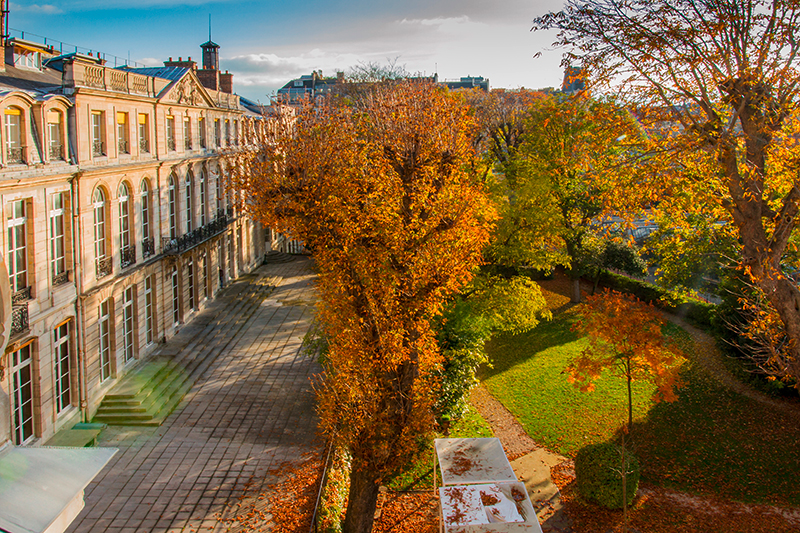
#> input picture TP-python-numerique/data/les-mines.jpg, 800 x 533 px
$ python TP-images-1.py
#> lines starting #> are read from the running program, lines starting #| are printed output that depends on the picture
import numpy as np
import matplotlib.pyplot as plt

# Exercice 1

# Création de tableau puis affichage en image.
"""
T=np.empty((91,91,3))
T=np.array(T,dtype=np.int16)

print(T.dtype)
print(T)

T[:,:]=[0,255,0]

T[::10]=[0,0,255]
T[:,::10]=[0,0,255]


plt.imshow(T)
plt.show()

print(T[0,0],T[-1,-1])


# Lecture d'une image en couleur
IMAGE=plt.imread("data/les-mines.jpg")
IMAGECOPIE=IMAGE.copy()
plt.imshow(IMAGECOPIE)
#plt.show()
print(IMAGECOPIE.flags.writeable)
print(type(IMAGECOPIE)) #C'est un ndarray
#Pour trouver sa dimension, on peut donc utiliser .shape
print(IMAGECOPIE.shape) #-> 533 pixels par 800
print(IMAGECOPIE.nbytes/(IMAGECOPIE.shape[0]*IMAGECOPIE.shape[1])) #-> 3 bytes par pixel
print(IMAGECOPIE.dtype) #-> entiers uint8 (sur 8bits)
print(IMAGECOPIE.min(), IMAGECOPIE.max()) #-> 0 et 255 sont les minimum et maximum atteints

plt.imshow(IMAGECOPIE[:10,:10,:])
#plt.show()


# Accès à des parties d'image

h=5 #facteur de compression à régler à notre guise
plt.imshow(IMAGECOPIE[:,::h,:])
#plt.show()

def isoler_rectangle_central(l,c):
    nombre_lignes,nombre_colonnes=IMAGECOPIE.shape[0],IMAGECOPIE.shape[1]
    print(IMAGECOPIE.shape)
    lc=nombre_lignes//2 #ligne centrale
    cc=nombre_colonnes//2 #colonne centrale
    print(lc-l//2, lc+l-l//2,cc-c//2, cc+c-c//2)
    plt.imshow(IMAGECOPIE[max(lc-l//2,0):min(lc+l-(l//2),nombre_lignes-1),max(cc-c//2,0):min(cc+c-(c//2),nombre_colonnes-1)])
    #on sélectionne par slicing le rectangle voulu. Les min et max servent à ne pas dépasser les dimensions de l'image, donc éviter le "out of range"
    plt.show()

#isoler_rectangle_central(10,20)


# Canaux RGB de l'image

im=plt.imread("data/les-mines.jpg")
image=im.copy()

image_red=image[:,:,0]
image_green=image[:,:,1]
image_blue=image[:,:,2]
#sélection des première, deuxième et troisième composantes de chaque pixel, pour toutes les lignes, pour toutes les colonnes

print(image_red.shape)

plt.imshow(image_blue,cmap='Blues') #sans le cmap, imshow comprend les valeurs de pixels désormais entre 0 et 255 comme des niveaux de gris. Il les affiche en niveaux de cyan ... On corrige en lui indiquant: niveaux de bleus 'Blues' ici.
#plt.show()

imagecopie=image.copy()

#remplacement du carré en bas à droite par un uni de couleur ... cette couleur est un rose délavé

imagecopie[-201:-1,-201:-1]=[219, 112, 147]
plt.imshow(imagecopie)
#plt.show()

imagecopie[-201:-1,-201:-1]=[255,255,255]
imagecopie[-201:-1:2,-201:-1]=[255,0,0]
plt.imshow(imagecopie[-21:-1,-21:-1])
plt.show()


# Transparence des images

im2=plt.imread("data/les-mines.jpg")
h,l=im2.shape[0],im2.shape[1]

Tab=np.empty((h,l,4),np.uint16)

Tab[:,:,:3]=im2[:]
Tab[:,:,3]=128

plt.imshow(Tab)
plt.show() #Affiche l'image en transparence à environ 50% (128/255)

"""
# Image en niveau de gris en float

im3=plt.imread("data/les-mines.jpg")
#> im3 is the input picture: shape (533, 800, 3); mean R, G, B 128.6, 103.3, 64.7
im3copie=im3.copy()
im3copie=im3copie/255
# [11 lines of commented-out code are left out]

h,l=im3copie.shape[0],im3copie.shape[1]
#> h = 533; l = 800

im3grisa=im3copie.copy() # Préparation de im3 en niveau de gris, donc à seulement 1 paramètre par pixel
im3grisa.mean(axis=2) # On moyenne les valeurs RGB des pixels, soit la 3e dimension du ndarray, avec la fonction d'agrégation np.mean.
# Ceci supprime la dernière dimension: im3grisa est devenu un ndarray à 2 dimensions (hauteur, largeur)
print(im3grisa) # Visiblement la ligne précédente ne change rien à im3grisa ... Je ne comprends pas mon erreur.
#> (printed output is left out)
#plt.imshow(im3grisa)
#plt.show()

# b. Par correction Y

# Méthode proposée: appliquer les poids voulus à chaque canal R, G, B, puis utiliser la fonction d'agrégation np.sum
# Est-il possible de créer une fonction d'agrégation "custom", qu'on définirait à l'avance et qui s'appliquerait au tableau en 1 fois, façon tableau.mafonctioncustom(axis=...)?

im3grisb=im3copie.copy()
im3grisb[:,:,0]=im3grisb[:,:,0]*0.299 # J'assigne, à la vue du tableau de canal rouge, la vue du tableau de canal rouge multipliée par le poids souhaité.
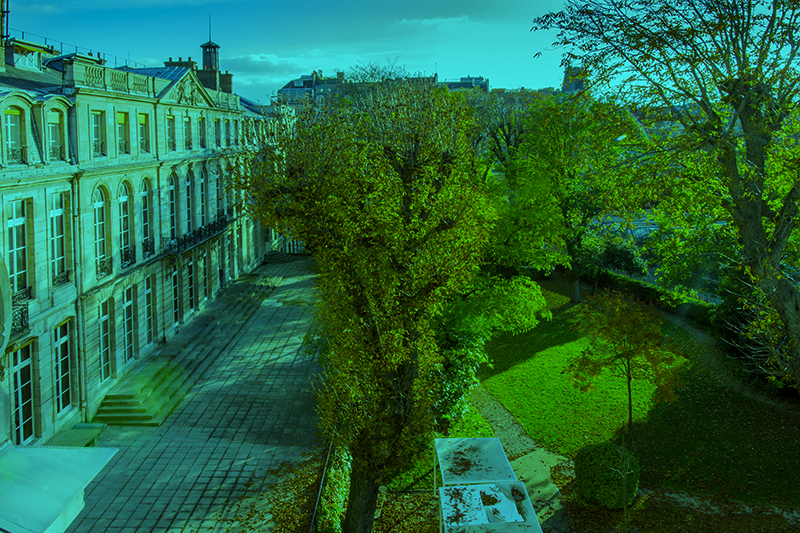
#> im3grisb: shape (533, 800, 3) float64; mean R, G, B 0.151, 0.405, 0.254
im3grisb[:,:,1]=im3grisb[:,:,1]*0.587
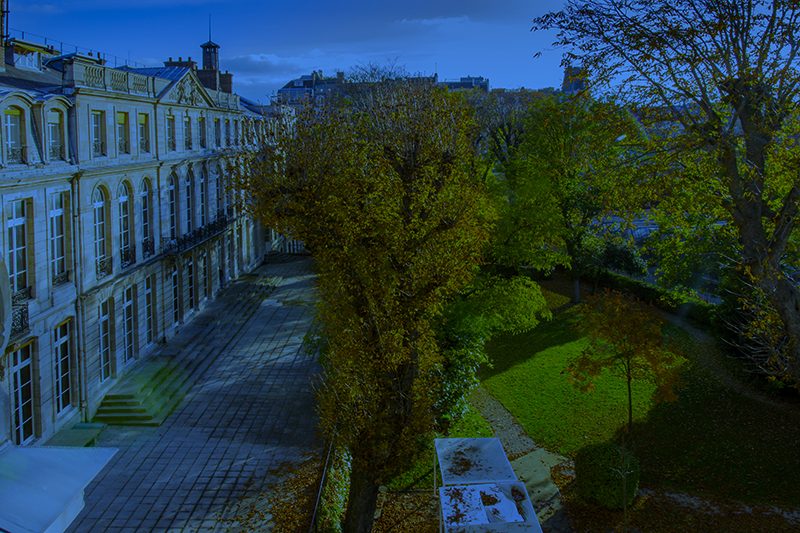
#> im3grisb: shape (533, 800, 3) float64; mean R, G, B 0.151, 0.238, 0.254
im3grisb[:,:,2]=im3grisb[:,:,2]*0.114
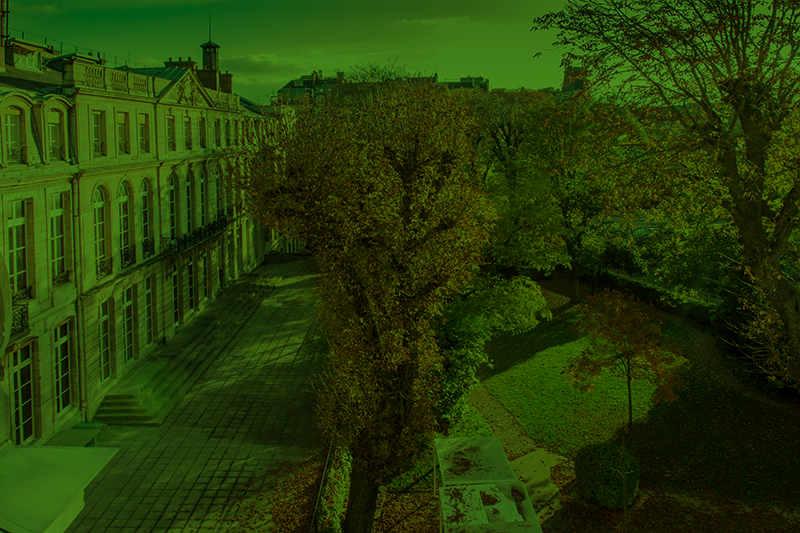
#> im3grisb: shape (533, 800, 3) float64; mean R, G, B 0.151, 0.238, 0.0289
np.sum(im3grisb,axis=2)

#plt.imshow(im3grisb)
#plt.show()

#im3grisa=im3grisa**2 # mise au carré de chaque valeur de pixel, mais ne fonctionne pas à cause de l'étape précédente

im3grisa=np.sqrt(im3grisa)
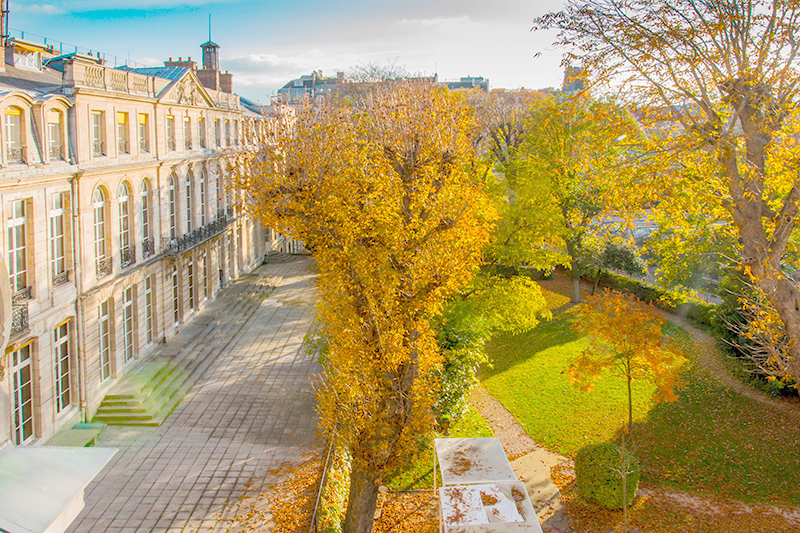
#> im3grisa: shape (533, 800, 3) float64; mean R, G, B 0.686, 0.609, 0.395

im3grisa_entiers=im3grisa.astype(np.int16) #Conversion en entiers. On choisit le type 16 bits plutôt que 8 pour atteindre 255
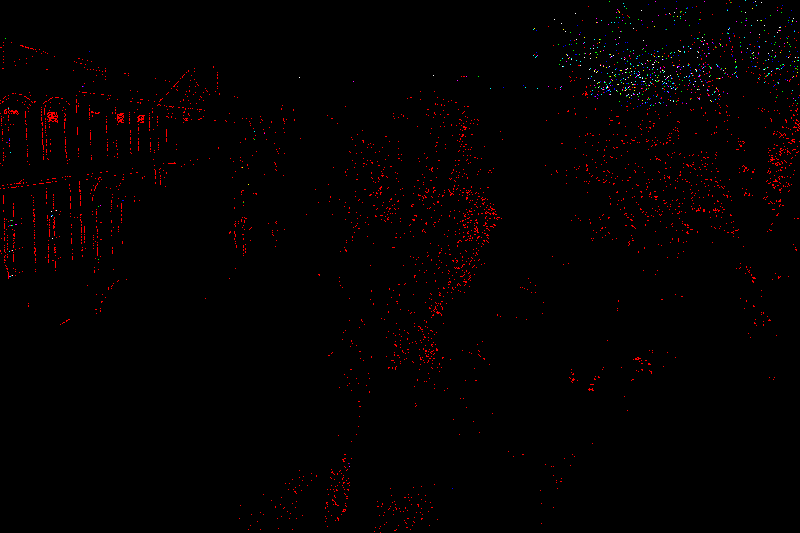
#> im3grisa_entiers: shape (533, 800, 3) int16; mean R, G, B 0.012, 0.0012, 0.00153; drawn with 1 as white

plt.imshow(im3grisa_entiers)
plt.show() #On obtient logiquement du noir, toutes les valeurs entre 0 et 0.999 étant tronquées en l'entier 0.
